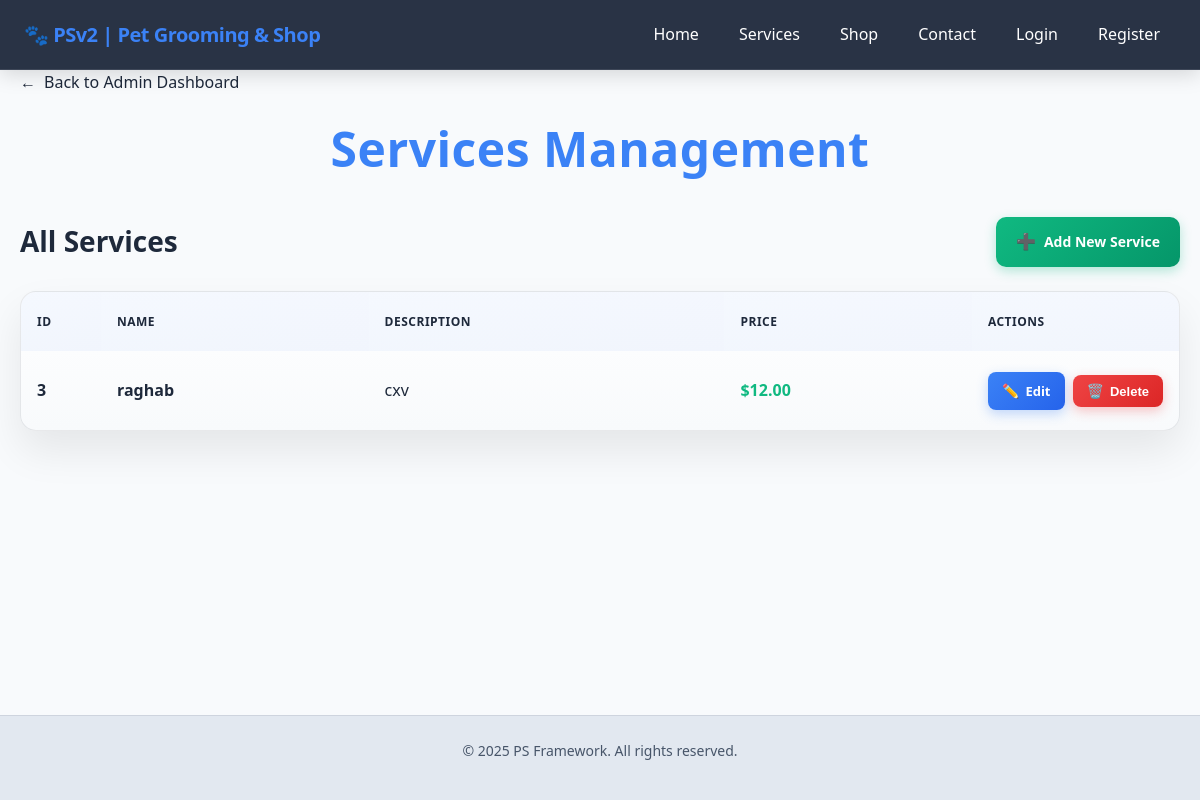
Page /admin/services/ on the earlier database version.
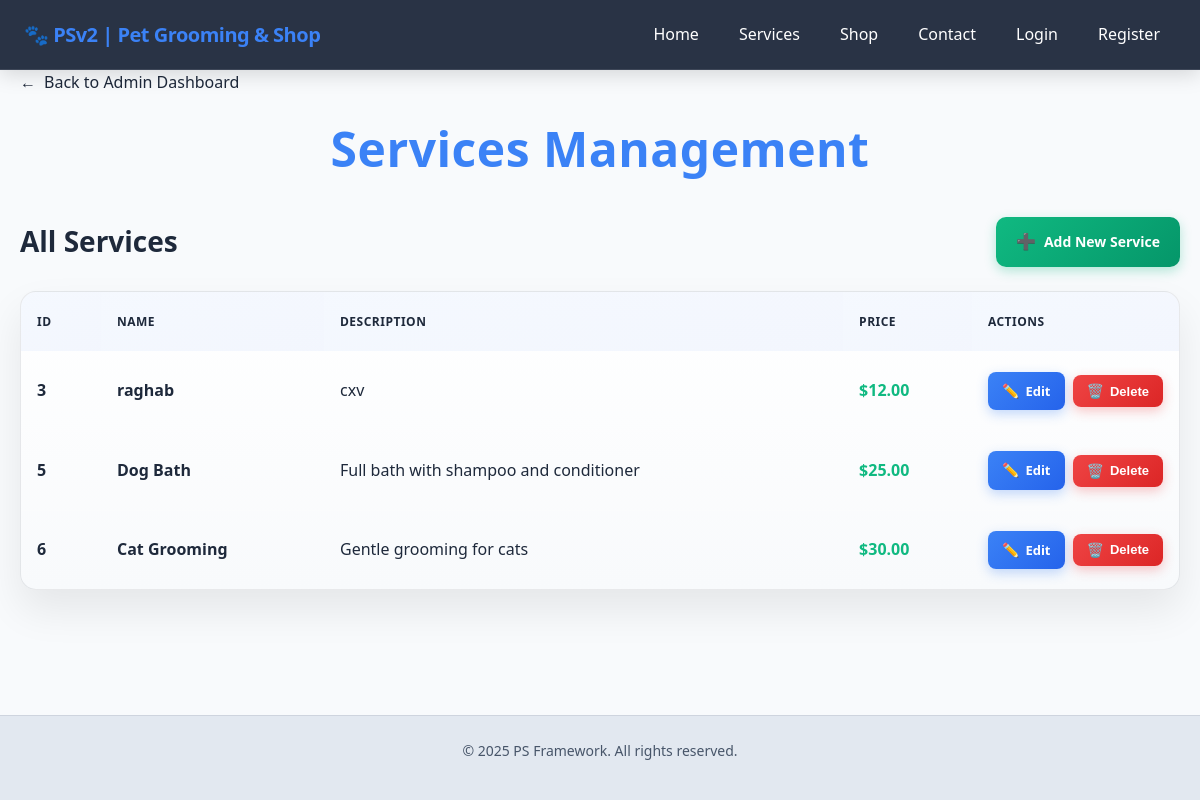
Same page on the later database version.
### app/models.py (models this page shows, shortened)
class Service(db.Model):
    id = db.Column(db.Integer, primary_key=True)
    name = db.Column(db.String(100), nullable=False)
    description = db.Column(db.Text)
    price = db.Column(db.Float)

### app/routes/admin/services.py (the view)
@admin_services_bp.route('/')
def services_management():
    services = Service.query.all()
    return render_template('admin/services_management.html', services=services)

### app/templates/admin/services_management.html (shortened to what this page needs)
{% extends "base.html" %}
{% block content %}
<a href="/admin" class="back-link">Back to Admin Dashboard</a>
<div class="page-header">
    <h1 class="page-title">Services Management</h1>
</div>
<section class="services-section">
    <div class="section-header">
        <h2 class="section-title">All Services</h2>
        <a href="/admin/services/new" class="btn-add-new">Add New Service</a>
    </div>
    {% if services %}
        <div class="services-table">
            <table>
                <thead>
                    <tr>
                        <th class="id-col">ID</th>
                        <th>Name</th>
                        <th>Description</th>
                        <th>Price</th>
                        <th class="actions-col">Actions</th>
                    </tr>
                </thead>
                <tbody>
                    {% for service in services %}
                    <tr>
                        <td class="id-col">{{ service.id }}</td>
                        <td class="name-col">{{ service.name }}</td>
                        <td>
                            {% if service.description %}
                                {{ service.description }}
                            {% else %}
                                <em style="color: var(--muted);">No description</em>
                            {% endif %}
                        </td>
                        <td class="price">
                            {% if service.price %}
                                ${{ "%.2f"|format(service.price) }}
                            {% else %}
                                <em style="color: var(--muted);">Contact for pricing</em>
                            {% endif %}
                        </td>
                        <td class="actions-col">
                            <div class="actions-container">
                                <a href="/admin/services/edit/{{ service.id }}" class="action-btn edit">Edit</a>
                                <form class="actions-form" method="POST" action="/admin/services/delete/{{ service.id }}">
                                    <button type="submit" class="action-btn delete" onclick="return confirm('Are you sure you want to delete this service? This action cannot be undone.');">Delete</button>
                                </form>
                            </div>
                        </td>
                    </tr>
                    {% endfor %}
                </tbody>
            </table>
        </div>
    {% endif %}
</section>
{% endblock %}

### app/templates/base.html (shortened to what this page needs)
<!DOCTYPE html>
<html lang="en">
<head>
    <link rel="stylesheet" href="{{ url_for('static', filename='css/base.css') }}">
    <link rel="stylesheet" href="{{ url_for('static', filename='css/navbar.css') }}">
    <link rel="stylesheet" href="{{ url_for('static', filename='css/theme.css') }}">
</head>
<body>
    <nav class="navbar">
        <div class="nav-brand">
            <a href="/">🐾 PSv2 | Pet Grooming & Shop</a>
        </div>
        <ul class="nav-links" id="navLinks">
            <li><a href="/" class="{% if request.path == '/' %}active{% endif %}">Home</a></li>
            <li><a href="/services" class="{% if request.path == '/services' %}active{% endif %}">Services</a></li>
            <li><a href="{{ url_for('shop_bp.shop') }}" class="{% if request.path == url_for('shop_bp.shop') %}active{% endif %}">Shop</a></li>
            <li><a href="{{ url_for('contact_bp.contact') }}" class="{% if request.path == url_for('contact_bp.contact') %}active{% endif %}">Contact</a></li>
            {% if current_user.is_authenticated %}
                <li><span class="nav-greeting">Hi, {{ current_user.username }}</span></li>
                {% if current_user.role == 'admin' %}
                    <li><a href="{{ url_for('admin.dashboard') }}" class="admin-link">Admin</a></li>
                {% endif %}
                <li><a href="{{ url_for('auth_bp.logout') }}" class="logout-link">Logout</a></li>
            {% else %}
                <li><a href="{{ url_for('auth_bp.login') }}" class="{% if request.path == url_for('auth_bp.login') %}active{% endif %}">Login</a></li>
                <li><a href="{{ url_for('auth_bp.register') }}" class="{% if request.path == url_for('auth_bp.register') %}active{% endif %}">Register</a></li>
            {% endif %}
        </ul>
    </nav>
    <main class="main">
        <div class="container">
            <div class="page-content">
                {% block content %}{% endblock %}
            </div>
        </div>
    </main>
    <footer class="footer">
        <div class="footer-content">
            <p>&copy; 2025 PS Framework. All rights reserved.</p>
        </div>
    </footer>
</body>
</html>

### app/static/css/base.css (style rules this page uses)
* { margin: 0; padding: 0; box-sizing: border-box; }
:root { --bg-primary: #0f172a; --bg-secondary: #1e293b; --text-primary: #f1f5f9; --text-secondary: #cbd5e1; --accent: #93c5fd; --accent-hover: #60a5fa; --border: rgba(241, 245, 249, 0.1); --shadow: rgba(0, 0, 0, 0.25); --blur-bg: rgba(30, 41, 59, 0.9); --navbar-bg: rgba(30, 41, 59, 0.95); --brand-primary: #3b82f6; --brand-secondary: #1e40af; --brand-accent: #60a5fa; }
html { scroll-behavior: smooth; }
body { font-family: 'Segoe UI', Tahoma, Geneva, Verdana, sans-serif; background: var(--bg-primary); color: var(--text-primary); line-height: 1.6; min-height: 100vh; display: flex; flex-direction: column; }
h1, h2, h3, h4, h5, h6 { font-weight: 600; line-height: 1.2; margin-bottom: 0.5em; }
p { margin-bottom: 1em; }
a { color: var(--accent); text-decoration: none; transition: color 0.3s ease; }
.container { max-width: 1200px; margin: 0 auto; padding: 0 20px; }
.page-content { animation: fadeIn 0.6s ease-out; }
.footer { background: var(--bg-secondary); border-top: 1px solid var(--border); padding: 24px; text-align: center; margin-top: auto; }
.footer-content { max-width: 1200px; margin: 0 auto; color: var(--text-secondary); font-size: 14px; }
@media (prefers-color-scheme: light) { :root { --bg-primary: #f8fafc; --bg-secondary: #e2e8f0; --text-primary: #1e293b; --text-secondary: #475569; --accent: #3b82f6; --accent-hover: #2563eb; --border: rgba(30, 41, 59, 0.1); --shadow: rgba(0, 0, 0, 0.1); --blur-bg: rgba(248, 250, 252, 0.8); } }

### app/static/css/navbar.css (style rules this page uses)
.navbar { position: fixed; top: 0; left: 0; right: 0; z-index: 1000; background: rgba(30, 41, 59, 0.95); backdrop-filter: blur(12px); border-bottom: 1px solid rgba(241, 245, 249, 0.1); box-shadow: 0 4px 20px rgba(0, 0, 0, 0.15); padding: 0 24px; height: 70px; display: flex; align-items: center; justify-content: space-between; transition: all 0.3s ease-in-out; }
.nav-brand { font-size: 20px; font-weight: 700; color: #ffffff; text-decoration: none; letter-spacing: -0.025em; transition: color 0.3s ease; display: flex; align-items: center; gap: 8px; }
.nav-links { display: flex; list-style: none; gap: 8px; margin: 0; padding: 0; }
.nav-links li { position: relative; }
.nav-links a { display: block; padding: 10px 16px; text-decoration: none; color: #ffffff; font-weight: 500; border-radius: 8px; transition: all 0.25s ease; position: relative; overflow: hidden; }
.main { padding-top: 70px; transition: padding-top 0.3s ease-in-out; }

Differences in the rows shown:
added Service: id "5", name "Dog Bath", description "Full bath with shampoo and conditioner", price "25.00"
added Service: id "6", name "Cat Grooming", description "Gentle grooming for cats", price "30.00"
